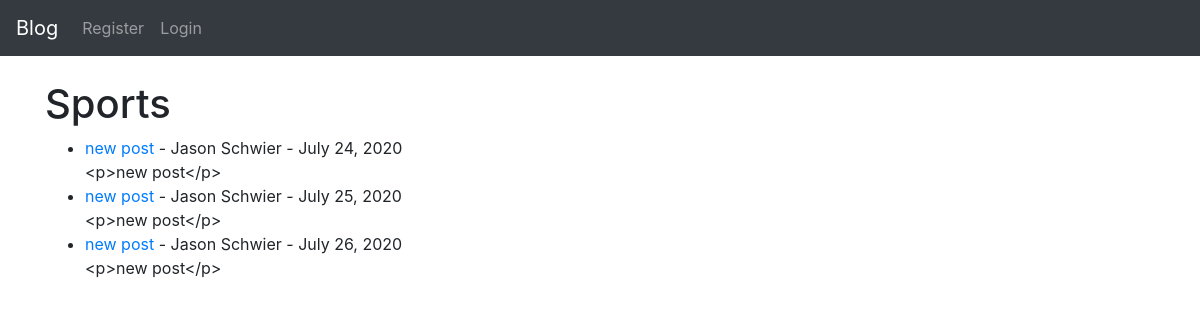
Page /category/sports/ on the committed database.
### theblog/models.py (models this page shows, shortened)
class Post(models.Model):
	title = models.CharField(max_length= 255)
	header_image = models.ImageField(null=True, blank=True, upload_to="images/")
	title_tag = models.CharField(max_length= 255)
	author = models.ForeignKey(User, on_delete=models.CASCADE)
	body = RichTextField(blank=True, null=True)
	post_date = models.DateField(auto_now_add=True)
	SEO = models.CharField(max_length = 255)
	category = models.CharField(max_length=255)
	snippet = models.CharField(max_length=255)
	likes = models.ManyToManyField(User, related_name= 'blog_posts')

### theblog/views.py (the view)
# urls.py: path('category/<str:cats>/', CategoryView, name = 'category'),
def CategoryView(request, cats):
	category_posts = Post.objects.filter(category=cats.replace('-',' '))
	return render(request, 'categories.html', {'cats':cats.title().replace('-', ' '), 'category_posts':category_posts})

### theblog/templates/categories.html (shortened to what this page needs)
{% extends 'base.html' %}
{% block content %}
{% if category_posts %}
<h1> {{ cats }} </h1>
<ul>
	{% for post in category_posts %}
		<li>
			<a href="{% url 'article-detail' post.pk %}">
				{{ post.title }}
			</a>
		 	- {{ post.author.first_name }} {{ post.author.last_name }}
		 	- {{ post.post_date }}
		 	<br/>
			{{ post.body|slice:":295" }}
		</li>
	{% endfor %}
</ul>
{% else %}
	<h2> Sorry this page does not exist </h2>
{% endif %}
{% endblock %}

### rows in the picture
Post: title "new post", author.first_name "Jason", author.last_name "Schwier", post_date "July 24, 2020", body "<p>new post</p>"
Post: title "new post", author.first_name "Jason", author.last_name "Schwier", post_date "July 25, 2020", body "<p>new post</p>"
Post: title "new post", author.first_name "Jason", author.last_name "Schwier", post_date "July 26, 2020", body "<p>new post</p>"

### other values in the picture
{{ cats }} "Sports"
